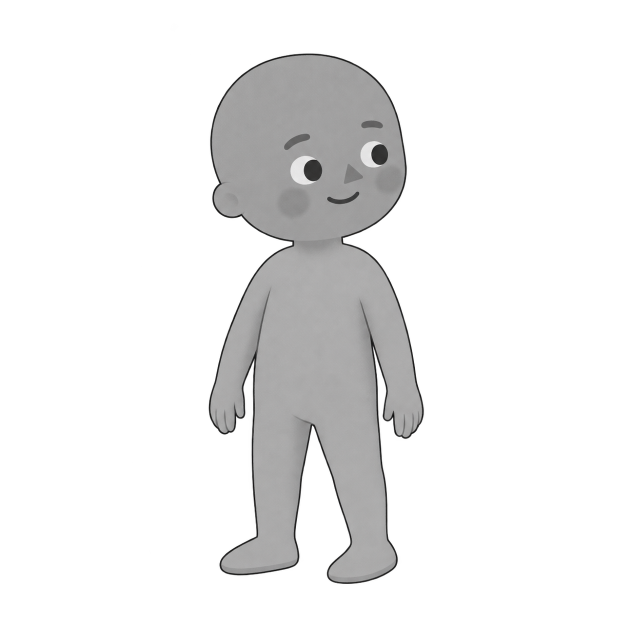
#> input picture tools/inner-voice-placement-editor/archive/pose-sources/pose-page-28-calm-speaking-v1.png, 1254 x 1254 px, given in place of blank.png, which was not available (shown at 1/2 size)
$ python prepare_2k_assets.py
#> lines starting #> are read from the running program, lines starting #| are printed output that depends on the picture
from pathlib import Path
from PIL import Image, ImageChops
import hashlib, json, math

ROOT = Path('/Users/jeff/Projects/little-hero-books')
OUT = Path(__file__).parent
EDITOR = ROOT/'output/pose-editor/inner-voice'
snapshot = OUT/'source-editor-snapshot.json'
if not snapshot.exists():
    snapshot.write_text(json.dumps({key: json.loads((EDITOR/name).read_text()) for key, name in [('seed','editor-data.json'),('assets','asset-map.json')]}, indent=2))
source = json.loads(snapshot.read_text())
#> (reads tools/inner-voice-placement-editor/archive/art/art-revisions-2026-10-16/2k-assets/source-editor-snapshot.json from the repository)
seed, assets = source['seed'], source['assets']

def meta(path):
    path = Path(path)
    with Image.open(path) as im:
        return {'path':str(path),'size':list(im.size),'mode':im.mode,'sha256':hashlib.sha256(path.read_bytes()).hexdigest()}

uses = {}
for page in seed['pages']:
    for role, key in [('background',page['background'])] + [(layer['id'],layer['asset']) for layer in page['layers']]:
        uses.setdefault(assets[key], []).append({'page':page['page'],'role':role})
gray = ROOT/'assets/poses/body-suit-poses/body-suit-pngs/eyebrows/revamp-candidates'
for page, name in [(7,'pose-page-07-slide-look-up-v1.png'),(17,'pose-page-17-uphill-climb-v1.png'),(28,'pose-page-28-you-go-first-v1.png')]:
    uses[str(gray/name)] = [{'page':page,'role':'gray-pose-reference'}]

replacements, audit = [], []
page13 = str(ROOT/'output/art-revisions-2026-10-16/page-13-sneeze/page-13-bush-sneeze-v1.png')
for path, roles in uses.items():
    before = meta(path)
#> in meta, im is the input picture: PIL image 1254x1254 RGBA; mean R, G, B, A 31.7, 31.5, 31.5, 49.5
    if path == page13:
        dest = OUT/'page-13-bush-sneeze-matched-2k-upscaled-v1.png'
        method = 'Original matching 2048 square background with enlarged generated sneeze effect. Preserve original gutter.'
    elif min(before['size']) < 2048:
        width, height = before['size']
#> width = 1254; height = 1254
        if width == height:
            target = (2048,2048)
        else:
            factor = math.ceil(2048/min(width,height))
            target = (width*factor,height*factor)
        role = roles[0]
        dest = OUT/f'page-{role["page"]:02d}-{role["role"]}-{Path(path).stem}-2k-upscaled.png'
        with Image.open(path) as im:
            im.resize(target,Image.Resampling.LANCZOS).save(dest)
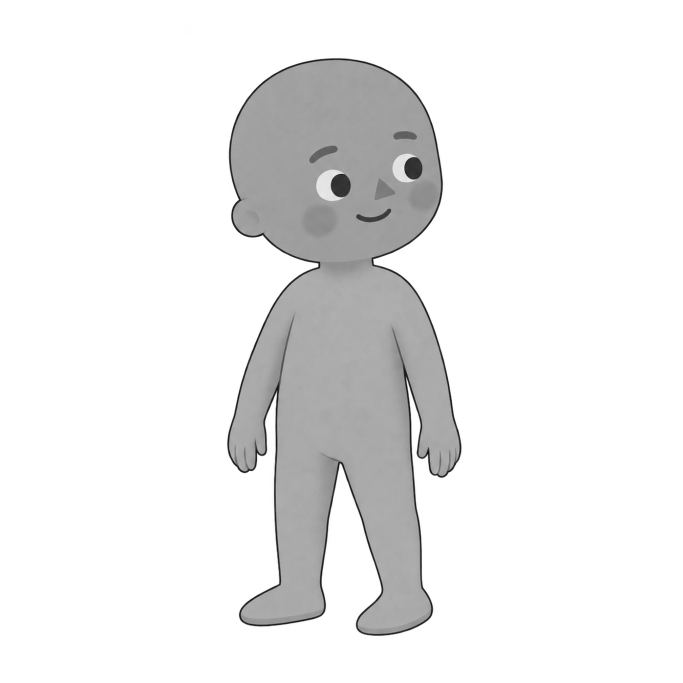
#> saved as page-01-background-blank-2k-upscaled.png: PIL image 2048x2048 RGBA (shown at 1/3 size); mean R, G, B, A 31.7, 31.5, 31.5, 49.5; transparent parts drawn white
        method = 'Lanczos enlargement. No generated detail. Aspect ratio and alpha retained.'
    else:
        audit.append({'source':before,'uses':roles,'status':'Already meets 2048 minimum'})
        continue
    after = meta(dest)
    replacements.append({'source':before,'output':after,'uses':roles,'method':method})
    audit.append({'source':before,'output':after,'uses':roles,'status':'Prepared 2K minimum copy'})
#> pass 2 of the loop `for path, roles in uses.items():`:
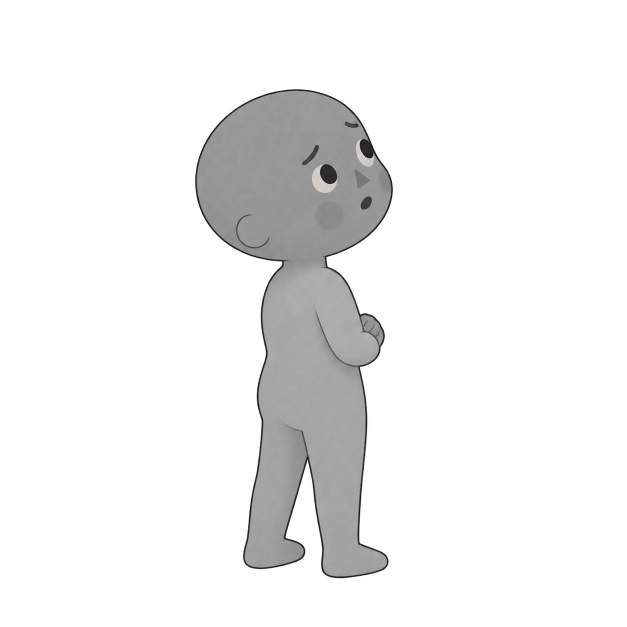
#> input picture tools/inner-voice-placement-editor/archive/pose-sources/pose-page-07-slide-look-up-v1.png, 1254 x 1254 px, given in place of page_03.png, which was not available (shown at 1/2 size)
#> in meta, im is the input picture: PIL image 1254x1254 RGBA; mean R, G, B, A 22.4, 22.3, 22.3, 36.9
#> `im.resize(target,Image.Resampling.LANCZOS).save(dest)`:
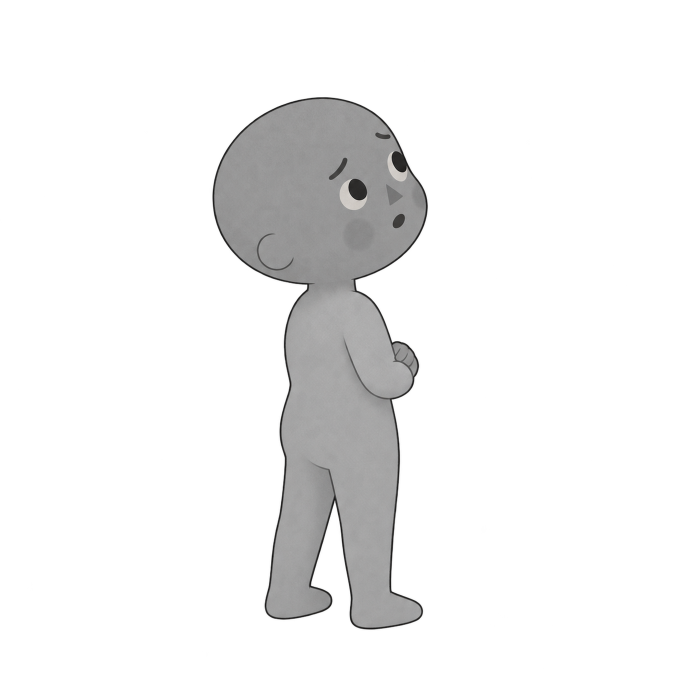
#> saved as page-03-background-page_03-2k-upscaled.png: PIL image 2048x2048 RGBA (shown at 1/3 size); mean R, G, B, A 22.4, 22.3, 22.3, 36.9; transparent parts drawn white
#> (the run stopped early here; a loop or call above may not have finished)
